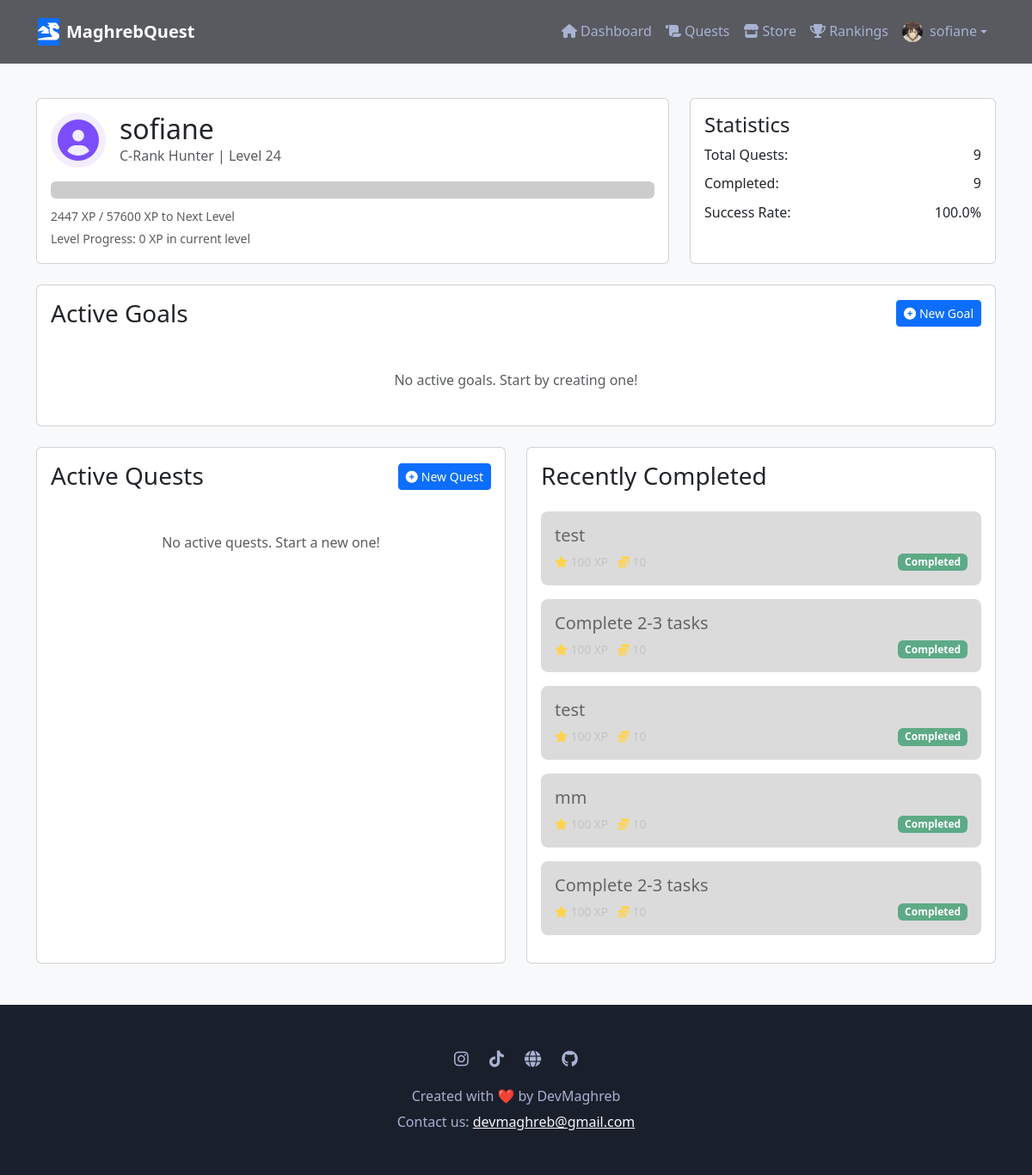
Before: /dashboard/ (signed in) with the older database file.
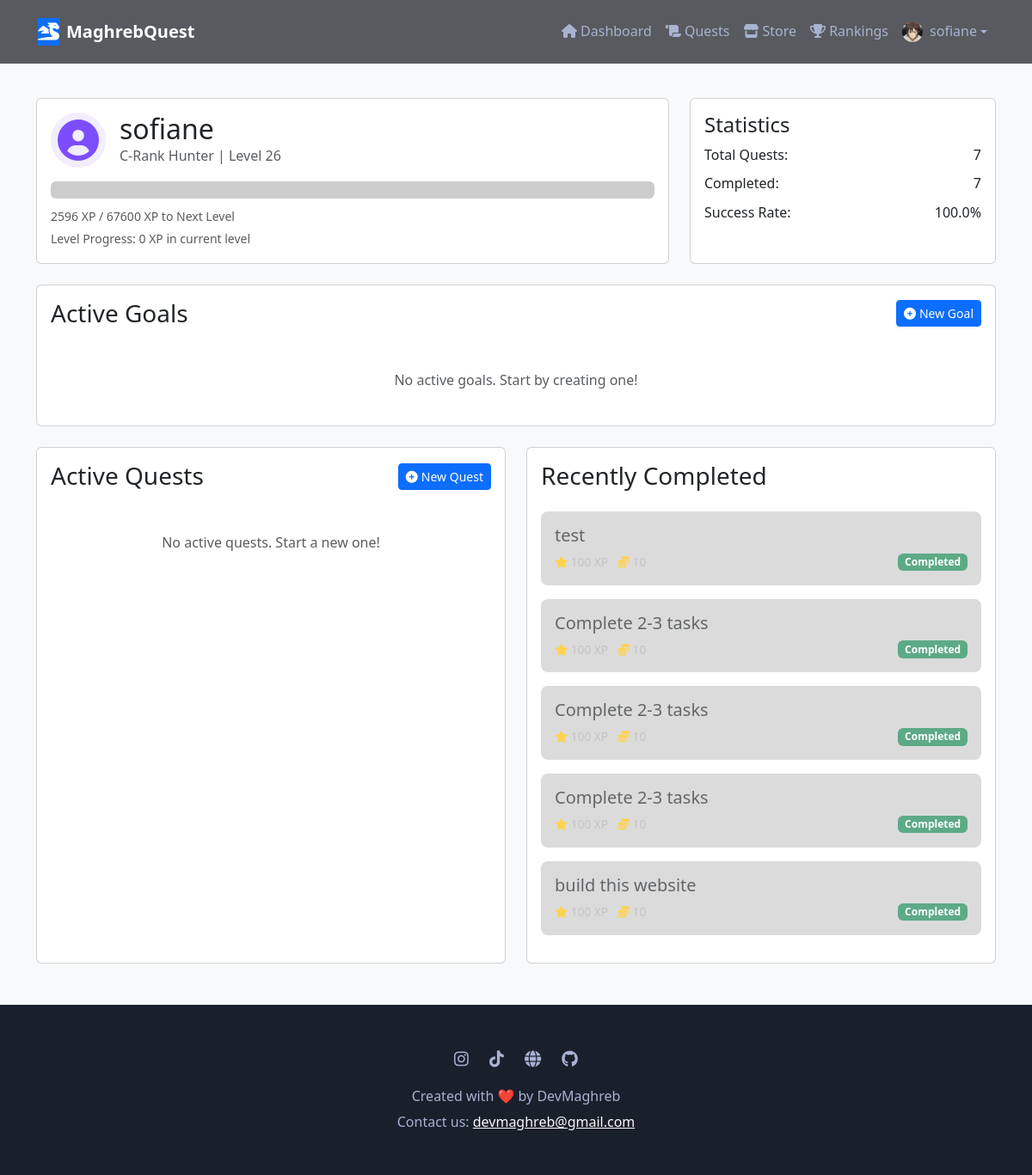
After: the same page with the newer database file.
### core/models.py (models this page shows, shortened)
class UserProfile(models.Model):
    RANK_CHOICES = [
        ('F', 'F-Rank Hunter'),
        ('E', 'E-Rank Hunter'),
        ('D', 'D-Rank Hunter'),
        ('C', 'C-Rank Hunter'),
        ('B', 'B-Rank Hunter'),
        ('A', 'A-Rank Hunter'),
        ('S', 'S-Rank Hunter'),
    ]
    PERSONALITY_CHOICES = [
        ('achiever', 'Achiever'),
        ('explorer', 'Explorer'),
        ('socializer', 'Socializer'),
        ('competitor', 'Competitor'),
    ]
    user = models.OneToOneField(User, on_delete=models.CASCADE)
    name = models.CharField(max_length=100, default='Hunter')
    level = models.IntegerField(default=1)
    experience = models.IntegerField(default=0)
    coins = models.IntegerField(default=100)  # Start with 100 coins
    rank = models.CharField(max_length=1, choices=RANK_CHOICES, default='F', validators=[validate_rank])
    personality_type = models.CharField(max_length=50, blank=True, null=True)
    title = models.CharField(max_length=100, default='Novice Hunter')
    bio = models.TextField(blank=True)
    avatar = models.ImageField(upload_to='avatars/', null=True, blank=True)
    notification_preferences = models.JSONField(default=dict, blank=True, null=True)
    strengths = models.JSONField(default=dict, blank=True, null=True)
    weaknesses = models.JSONField(default=dict, blank=True, null=True)
    daily_quest_limit = models.PositiveIntegerField(default=5)
    last_quest_completion = models.DateTimeField(null=True, blank=True)
    quest_streak = models.PositiveIntegerField(default=0)
    inventory = models.JSONField(default=list, blank=True, null=True)
    strength = models.IntegerField(default=10)
    agility = models.IntegerField(default=10)
    vitality = models.IntegerField(default=10)
    sense = models.IntegerField(default=10)
    intelligence = models.IntegerField(default=10)
    class Meta:
        indexes = [
            models.Index(fields=['rank']),
            models.Index(fields=['level']),
            models.Index(fields=['personality_type']),
        ]
    def get_level_threshold(self, level):
        if level <= 1:
            return 0  # Level 1 starts at 0 XP
        elif level == 2:
            return 100  # Level 2 requires 100 XP
        else:
            return int(100 * ((level-1) ** 2))  # Quadratic increase for level 3 and above
    def get_current_level_threshold(self):
        return self.get_level_threshold(self.level)
    def get_next_level_threshold(self):
        return self.get_level_threshold(self.level + 1)
    def get_xp_progress_in_level(self):
        current_threshold = self.get_current_level_threshold()
        return max(0, self.experience - current_threshold)
    @property
    def level_progress(self):
        current_threshold = self.get_current_level_threshold()
        next_threshold = self.get_next_level_threshold()
        xp_progress = self.get_xp_progress_in_level()
        xp_needed = next_threshold - current_threshold
        if xp_needed == 0:  # Prevent division by zero
            return 0
        progress = (xp_progress * 100) / xp_needed
        return max(0, min(100, int(progress)))  # Ensure progress is between 0 and 100
    def daily_quests_taken(self):
        today = timezone.now().date()
        return UserQuest.objects.filter(
            user=self.user,
            started_at__date=today
        ).count()
    def get_total_stats(self):
        total_stats = {
            'strength': self.strength,
            'agility': self.agility,
            'vitality': self.vitality,
            'sense': self.sense,
            'intelligence': self.intelligence,
        }
        if self.inventory:
            for item in self.inventory:
                if item.get('stat_type') and item.get('stat_increase'):
                    total_stats[item['stat_type']] += item['stat_increase']
        return total_stats
    def get_equipped_items(self):
        return [item for item in self.inventory if item.get('equipped', False)]

class Quest(models.Model):
    QUEST_STATUS = [
        ('not_started', 'Not Started'),
        ('in_progress', 'In Progress'),
        ('completed', 'Completed'),
        ('failed', 'Failed')
    ]
    DIFFICULTY_CHOICES = [
        (1, 'EASY'),
        (2, 'MEDIUM'),
        (3, 'HARD'),
        (4, 'EXPERT'),
        (5, 'LEGENDARY')
    ]
    QUEST_TYPES = [
        ('strength', 'Strength'),
        ('agility', 'Agility'),
        ('vitality', 'Vitality'),
        ('sense', 'Sense'),
        ('intelligence', 'Intelligence'),
        ('general', 'General')
    ]
    title = models.CharField(max_length=200)
    description = models.TextField()
    quest_type = models.CharField(
        max_length=20,
        choices=QUEST_TYPES,
        default='general'
    )
    difficulty = models.IntegerField(
        choices=DIFFICULTY_CHOICES,
        default=1,
        help_text="Quest difficulty level"
    )
    reward_xp = models.IntegerField(default=100)
    reward_coins = models.IntegerField(default=10)
    required_level = models.IntegerField(default=1)
    deadline = models.DateTimeField(null=True, blank=True)
    status = models.CharField(max_length=20, choices=QUEST_STATUS, default='not_started')
    user = models.ForeignKey(User, on_delete=models.CASCADE)
    goal = models.ForeignKey('Goal', on_delete=models.CASCADE, related_name='quests', null=True, blank=True)
    created_at = models.DateTimeField(auto_now_add=True)
    updated_at = models.DateTimeField(auto_now=True)
    completed_at = models.DateTimeField(null=True, blank=True)
    class Meta:
        indexes = [
            models.Index(fields=['user', 'status']),
            models.Index(fields=['goal', 'status']),
            models.Index(fields=['completed_at']),
        ]
        ordering = ['-created_at']

### core/views.py (the view)
# urls.py: path('dashboard/', views.dashboard, name='dashboard'),
@login_required
def dashboard(request):
    user_profile = request.user.userprofile
    goals = Goal.objects.filter(
        user=request.user,
        is_active=True
    ).order_by('-priority', '-created_at')
    active_quests = Quest.objects.filter(
        user=request.user,
        status='in_progress'
    ).select_related('goal').order_by('-created_at')[:5]
    completed_quests = Quest.objects.filter(
        user=request.user,
        status='completed',
        completed_at__isnull=False
    ).select_related('goal').order_by('-completed_at')[:5]
    recent_achievements = Achievement.objects.filter(
        user=request.user,
        unlocked_at__isnull=False
    ).order_by('-unlocked_at')[:5]
    total_quests = Quest.objects.filter(user=request.user).count()
    completed_quest_count = Quest.objects.filter(user=request.user, status='completed').count()
    completion_rate = (completed_quest_count / total_quests * 100) if total_quests > 0 else 0
    daily_quests_taken = user_profile.daily_quests_taken()
    daily_quests_remaining = user_profile.daily_quest_limit - daily_quests_taken
    equipped_items = user_profile.get_equipped_items()
    total_stats = user_profile.get_total_stats()
    stat_differences = {
        'strength': total_stats['strength'] - user_profile.strength,
        'agility': total_stats['agility'] - user_profile.agility,
        'vitality': total_stats['vitality'] - user_profile.vitality,
        'sense': total_stats['sense'] - user_profile.sense,
        'intelligence': total_stats['intelligence'] - user_profile.intelligence,
    }
    context = {
        'user_profile': user_profile,
        'active_quests': active_quests,
        'completed_quests': completed_quests,
        'recent_achievements': recent_achievements,
        'total_quests': total_quests,
        'completed_quest_count': completed_quest_count,
        'completion_rate': round(completion_rate, 1),
        'xp_to_next_level': (user_profile.level + 1) * 100,  # XP needed for next level
        'daily_quests_remaining': daily_quests_remaining,
        'equipped_items': equipped_items,
        'total_stats': total_stats,
        'stat_differences': stat_differences,
    }
    return render(request, 'core/dashboard.html', context)

### templates/core/dashboard.html (shortened to what the changed rows need)
{% extends 'core/base.html' %}
{% load static %}
{% block content %}
<div class="container py-4">
    <div class="row mb-4">
        <div class="col-md-8">
            <div class="card glass-morphism">
                <div class="card-body">
                    <div class="d-flex align-items-center mb-3">
                        <div class="hunter-avatar me-3">
                        </div>
                        <div>
                            <h2 class="mb-0">{{ user_profile.user.username }}</h2>
                            <p class="text-muted mb-0">{{ user_profile.get_rank_display }} | Level {{ user_profile.level }}</p>
                        </div>
                    </div>
                    <div class="progress mb-2" style="height: 20px;">
                    </div>
                    <small class="text-muted">{{ user_profile.experience }} XP / {{ user_profile.get_next_level_threshold }} XP to Next Level</small>
                    <br>
                    <small class="text-muted">Level Progress: {{ user_profile.get_xp_progress_in_level }} XP in current level</small>
                </div>
            </div>
        </div>
        <div class="col-md-4">
            <div class="card glass-morphism h-100">
                <div class="card-body">
                    <div class="d-flex justify-content-between mb-2">
                        <span>Total Quests:</span>
                        <span>{{ total_quests }}</span>
                    </div>
                    <div class="d-flex justify-content-between mb-2">
                        <span>Completed:</span>
                        <span>{{ completed_quest_count }}</span>
                    </div>
                </div>
            </div>
        </div>
    </div>
    <div class="row">
        <div class="col-md-6 mb-4">
            <div class="card glass-morphism h-100">
                <div class="card-body">
                    {% if completed_quests %}
                        {% for quest in completed_quests %}
                            <div class="quest-card completed mb-3">
                                <h5 class="mb-2">{{ quest.title }}</h5>
                                <div class="d-flex justify-content-between align-items-center">
                                    <div class="quest-rewards">
                                        <span class="me-2"><i class="fas fa-star text-warning"></i> {{ quest.reward_xp }} XP</span>
                                        <span><i class="fas fa-coins text-warning"></i> {{ quest.reward_coins }}</span>
                                    </div>
                                    <span class="badge bg-success">Completed</span>
                                </div>
                            </div>
                        {% endfor %}
                    {% else %}
                        <div class="text-center py-4">
                            <p class="text-muted mb-0">No completed quests yet. Keep going!</p>
                        </div>
                    {% endif %}
                </div>
            </div>
        </div>
    </div>
</div>
{% endblock %}

Changed rows visible on the page:
removed Quest: title "test", reward_xp "100", reward_coins "10"
removed Quest: title "mm", reward_xp "100", reward_coins "10"
changed UserProfile "C-Rank Hunter": level "24" → "26"; experience "2447" → "2596"; get_next_level_threshold "57600" → "67600"
now on this page (row unchanged): Quest: title "Complete 2-3 tasks", reward_xp "100", reward_coins "10"
now on this page (row unchanged): Quest: title "build this website", reward_xp "100", reward_coins "10"
Other visible differences:
{{ total_quests }}: "9" → "7"
{{ completed_quest_count }}: "9" → "7"
